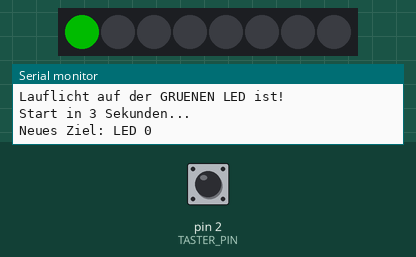
Recording of a sketch running on a simulated Arduino Uno, built with avr-gcc and run on an emulated ATmega328P. Shown: 8 RGB LEDs in strip order, left to right, the last lines printed to the serial monitor. The test bench sets the inputs (shaded band); at power-on: pin 2 (TASTER_PIN) HIGH. Dim RGB values are drawn brighter than linear; random numbers use the default seed unless the sketch sets one.

Above: at 4.39 s.
4.4 s: pin 2 (TASTER_PIN) pulled LOW for 0.15 s
At 6.0 s:
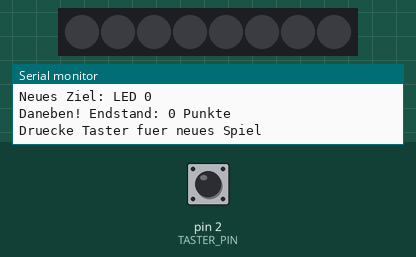
6.3 s: pin 2 (TASTER_PIN) pulled LOW for 1 s
At 7.56 s:
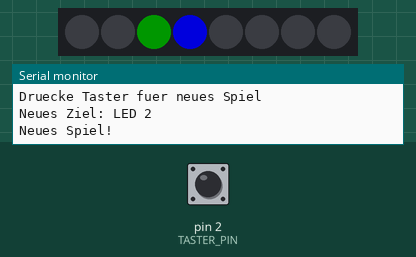
8.9 s: pin 2 (TASTER_PIN) pulled LOW for 3.2 s
At 11.97 s:
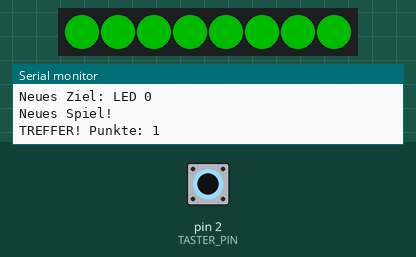
13.8 s: pin 2 (TASTER_PIN) pulled LOW for 1 s
At 13.98 s:
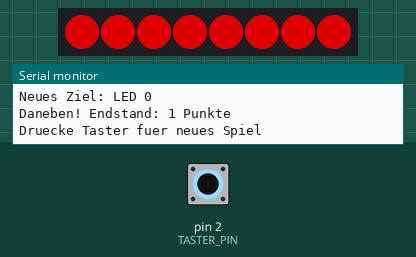
Timing chart, 0 to 17.3 s (numbered marks = the images above; inputs shaded):
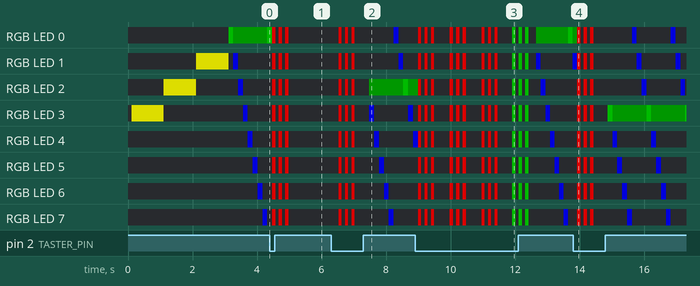

Measured:
- after the input at 6.3 s, RGB LED 0: off → RGB(150, 0, 0) after 0.23 s, → off 0.10 s later, → RGB(150, 0, 0) 0.10 s later, → off 0.10 s later, … (8 changes in this stretch); RGB LED 1: off → RGB(150, 0, 0) after 0.23 s, → off 0.10 s later, → RGB(150, 0, 0) 0.10 s later, → off 0.10 s later, … (8 changes in this stretch)

The sketch:

challenge4_reaktion.ino
```cpp
// I05 Challenge 4: Reaktionsspiel
// Druecke den Taster wenn die gruene LED (Ziel) leuchtet!

#include <FastLED.h>

#define DATA_PIN 7
#define NUM_LEDS 8
#define TASTER_PIN 2

CRGB leds[NUM_LEDS];

// Spielvariablen
int zielLED = 3;            // Die LED die getroffen werden muss (gruene LED)
int aktuelleLED = 0;        // Aktuelle Position des Lauflichts
int geschwindigkeit = 150;  // Startgeschwindigkeit in ms
int punkte = 0;             // Punktestand
bool spielLaeuft = true;

// Taster-Entprellung
unsigned long letzterDruck = 0;
const int entprellZeit = 200;

void setup() {
  Serial.begin(9600);
  FastLED.addLeds<WS2812, DATA_PIN, GRB>(leds, NUM_LEDS);
  FastLED.setBrightness(150);

  pinMode(TASTER_PIN, INPUT_PULLUP);

  // Zufallsgenerator initialisieren
  randomSeed(analogRead(A0));

  Serial.println("==============================");
  Serial.println("  REAKTIONSSPIEL");
  Serial.println("==============================");
  Serial.println("Druecke den Taster wenn das");
  Serial.println("Lauflicht auf der GRUENEN LED ist!");
  Serial.println("");
  Serial.println("Start in 3 Sekunden...");

  // Countdown anzeigen
  for (int i = 3; i > 0; i--) {
    alleAus();
    leds[i] = CRGB::Yellow;
    FastLED.show();
    delay(1000);
  }
  alleAus();
  FastLED.show();

  // Ziel-LED zufaellig waehlen
  neuesZiel();
}

void alleAus() {
  for (int i = 0; i < NUM_LEDS; i++) {
    leds[i] = CRGB::Black;
  }
}

void neuesZiel() {
  zielLED = random(0, NUM_LEDS);
  Serial.print("Neues Ziel: LED ");
  Serial.println(zielLED);
}

void zeigeErgebnis(bool treffer) {
  alleAus();

  if (treffer) {
    // Gruenes Blinken bei Treffer
    for (int i = 0; i < 3; i++) {
      for (int j = 0; j < NUM_LEDS; j++) {
        leds[j] = CRGB::Green;
      }
      FastLED.show();
      delay(100);
      alleAus();
      FastLED.show();
      delay(100);
    }
  } else {
    // Rotes Blinken bei Fehler
    for (int i = 0; i < 3; i++) {
      for (int j = 0; j < NUM_LEDS; j++) {
        leds[j] = CRGB::Red;
      }
      FastLED.show();
      delay(100);
      alleAus();
      FastLED.show();
      delay(100);
    }
  }
}

void loop() {
  if (!spielLaeuft) {
    // Spiel beendet - warte auf Neustart
    if (digitalRead(TASTER_PIN) == LOW) {
      delay(200);
      punkte = 0;
      geschwindigkeit = 150;
      spielLaeuft = true;
      neuesZiel();
      Serial.println("\nNeues Spiel!");
    }
    return;
  }

  // Lauflicht anzeigen
  alleAus();

  // Ziel-LED immer gruen anzeigen (als Markierung)
  leds[zielLED] = CRGB::Green;
  leds[zielLED].fadeToBlackBy(180);  // Gedimmt als Hintergrund

  // Aktuelle Position hell anzeigen
  if (aktuelleLED == zielLED) {
    leds[aktuelleLED] = CRGB::Green;  // Volle Helligkeit wenn auf Ziel
  } else {
    leds[aktuelleLED] = CRGB::Blue;   // Blau wenn nicht auf Ziel
  }

  FastLED.show();

  // Taster pruefen
  if (digitalRead(TASTER_PIN) == LOW && millis() - letzterDruck > entprellZeit) {
    letzterDruck = millis();

    if (aktuelleLED == zielLED) {
      // TREFFER!
      punkte++;
      Serial.print("TREFFER! Punkte: ");
      Serial.println(punkte);

      zeigeErgebnis(true);

      // Spiel wird schneller
      if (geschwindigkeit > 50) {
        geschwindigkeit -= 10;
      }

      // Neues Ziel
      neuesZiel();

    } else {
      // DANEBEN!
      Serial.print("Daneben! Endstand: ");
      Serial.print(punkte);
      Serial.println(" Punkte");
      Serial.println("Druecke Taster fuer neues Spiel");

      zeigeErgebnis(false);
      spielLaeuft = false;
    }
  }

  delay(geschwindigkeit);

  // Naechste LED
  aktuelleLED++;
  if (aktuelleLED >= NUM_LEDS) {
    aktuelleLED = 0;
  }
}
```
